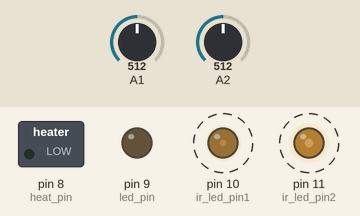
A sketch run on a simulated Arduino Uno, built with avr-gcc and run on an emulated ATmega328P. On the bench: switched loads named in the sketch (green lamp = pin HIGH), output pins drawn as LEDs (lit = HIGH). Dashed ring = blinking. Inputs (shaded band) come from the test bench; at power-on: A1 = 512, A2 = 512. What the sketch prints to the serial monitor is not drawn.

Above: at 0.05 s.
Timing chart, 0 to 3.0 s (numbered marks = the images above):
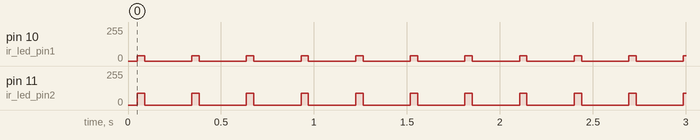

The sketch:

mirror.ino
```cpp
#include <TimerOne.h>

#define foto_pin1 2
#define foto_pin2 1
#define ir_led_pin1 10
#define ir_led_pin2 11
#define heat_pin 8
#define led_pin 9

bool ir1_status;
bool prev_ir1_status;
bool ir2_status;
bool prev_ir2_status;
bool led_status;
bool heat_status;

unsigned long starttime = 0;
unsigned long heat_delay = 1000 * 60 * 15; // 15 minut

int foto_threshold = 50;

void setup() {
  pinMode(ir_led_pin1, OUTPUT);
  pinMode(led_pin, OUTPUT);
  pinMode(ir_led_pin2, OUTPUT);
  pinMode(heat_pin, OUTPUT);
  pinMode(foto_pin1, INPUT);
  pinMode(foto_pin2, INPUT);

  Timer1.initialize(100);
  Timer1.pwm(led_pin, 0);

  led_status = false;
  heat_status = false;
  prev_ir1_status = false;
  prev_ir2_status = false;

  digitalWrite(heat_pin, LOW);
  digitalWrite(ir_led_pin1, LOW);
  digitalWrite(ir_led_pin2, LOW);

  Serial.begin(9600);
  Serial.println("Starting.");
}

void loop() {

  unsigned long currentTime = 0;
  long heat_time = 0;

  Serial.println("check heat irled.");
  ir1_status = check_ir(foto_pin1, ir_led_pin1);
  Serial.println("check led irled.");
  ir2_status = check_ir(foto_pin2, ir_led_pin2);

  if ( ir1_status and not heat_status and not prev_ir1_status ) {
    Serial.println("heat on.");
    digitalWrite(heat_pin, HIGH);
    heat_status = true;
    starttime = millis();

  } else if ( ir1_status and heat_status and not prev_ir1_status ) {
    Serial.println("heat irled off.");
    heat_off();

  } else if ( heat_status ) {
    currentTime = millis();

    if ( starttime < currentTime ) {
      heat_time = currentTime - starttime;
    } else {
      heat_time = 4294967295 - starttime + currentTime;
    }
    Serial.print("heat timer:");
    Serial.println(heat_time);

    if ( heat_time > heat_delay ){
      Serial.println("heat timer off.");
      heat_off();
    }
  }

  if ( ir1_status and not prev_ir1_status ) {
    prev_ir1_status = true;
  } else if ( not ir1_status and prev_ir1_status ) {
    prev_ir1_status = false;
  }

  if ( ir2_status and not led_status and not prev_ir2_status ) {
    Serial.println("Led on...");
    lightOnOff (1);
    led_status = true;
  } else if ( ir2_status and led_status and not prev_ir2_status ) {
    Serial.println("Led off...");
    lightOnOff (0);
    led_status = false;
  }

  if ( ir2_status and not prev_ir2_status ) {
    prev_ir2_status = true;
  } else if ( not ir2_status and prev_ir2_status ) {
    prev_ir2_status = false;
  }

  Serial.println("-----------");
  delay(250);
}

bool check_ir(int irf_pin, int irl_pin) {
  int temp_val[4];
  int val = 0;

  for (int i=0; i<5; i++){
    digitalWrite(irl_pin, HIGH);
    delay(2);
    val = analogRead(irf_pin);
    digitalWrite(irl_pin, LOW);
    delay(2);
    temp_val[i] = analogRead(irf_pin) - val;
    Serial.println( temp_val[i] );
  }

  Serial.println( "-----" );

  if ( temp_val[0] > foto_threshold and temp_val[1] > foto_threshold and temp_val[2] > foto_threshold and temp_val[3] > foto_threshold and temp_val[4] > foto_threshold) {
    return true;
    Serial.println("foto open");
  } else {
    return false;
  }
}

void lightOnOff (int state) {
  int xdelay = 2000 / 1023;

  if ( state == 1 ) {
    for (int i = 0; i <= 1023; i++) {
      Timer1.setPwmDuty(led_pin, i);
      delay(xdelay);
    }
  } else {
    for (int i = 1023; i >= 0; i--) {
      Timer1.setPwmDuty(led_pin, 0);
      delay(xdelay);
    }
  }
}

void heat_off () {
  digitalWrite(heat_pin, LOW);
  heat_status = false;
}
```

Measured:
- by itself, pin 10 (ir_led_pin1): alternates 40/255 for 0.04 s and 0/255 for 0.25 s
- by itself, pin 11 (ir_led_pin2): alternates 89/255 for 0.04 s and 0/255 for 0.25 s
